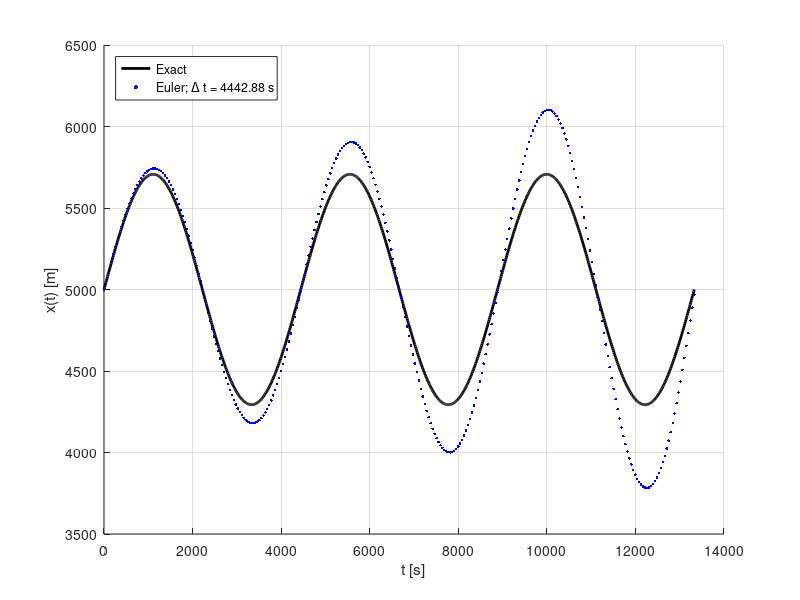
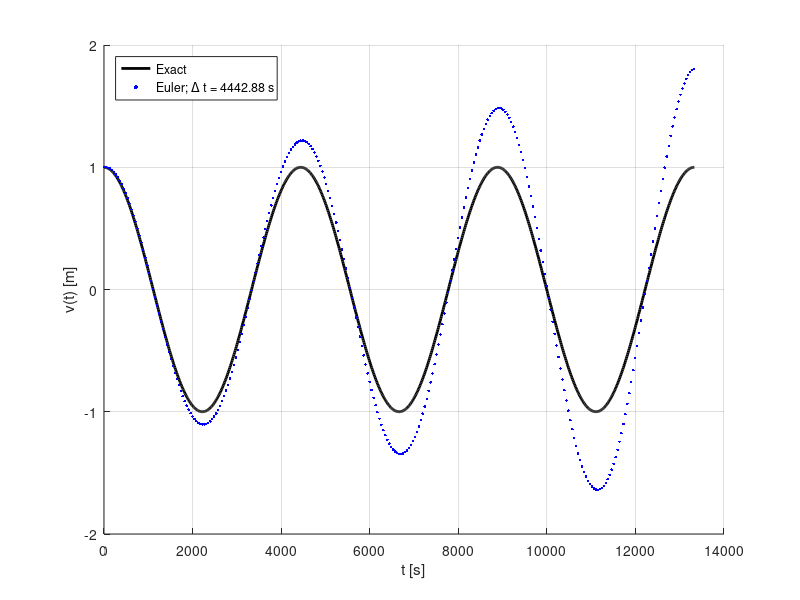
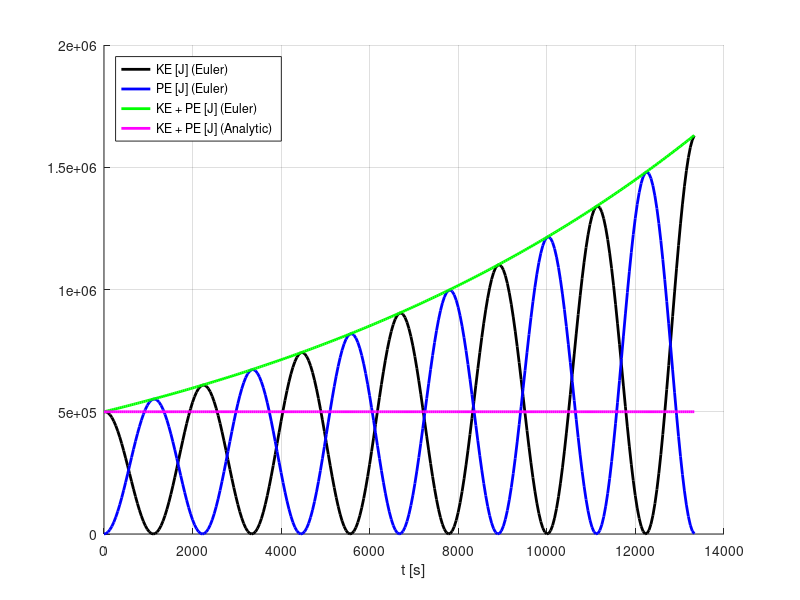

MATLAB code for these plots, in order:
clear;

% dv/dt = -2*k*(x-x10)/m
% dx/dt = v
%
% x(0) = xo
% dx/dt|_{t=0} = vo

m  = 10^6;  % kg
vo = 1;     % m/s
xo = 5000;  % m
k  = 1;     % N/m
E  = (0.5*m*vo^2);
A  = sqrt(E/k);

% Exact solution (not requested in problem statement)
w  = sqrt(2*k/m);
T  = 2*pi/w;
te = linspace(0,3*T,1000);
xe = xo + A*sin(w*te);
ve = vo*cos(w*te);

%%%%%%%%%%%%%%%%%%%%%%%%%%%%%%%%%%%%%%%%%%%%%%%%%%%%%%%
% Forward Euler solution
%%%%%%%%%%%%%%%%%%%%%%%%%%%%%%%%%%%%%%%%%%%%%%%%%%%%%%%
% Choose Dt to be much smaller than period T
Dt = T/100;
t = [0:Dt:3*T];

v(1) = vo;
x(1) = xo;

for i = 1:length(t)-1
    x(i+1) = x(i) + Dt*v(i);
    v(i+1) = v(i) - Dt*(2*k/m)*(x(i)-xo);
end

KE = 0.5*m*v.^2;
PE = 0.5*(2*k)*(x-xo).^2;

%%%%%%%%%%%%%%%%%%%%%%%%%%%%%%%%%%%%%%%%%%%%%%%%%%%%%%%
figure(1);clf;grid on;hold on;
   plot(te,xe,'k','LineWidth',2);
   plot(NaN,NaN,'b.','MarkerSize',10); % So dot is larger in legend
   plot(t,x,'b.');
   xlabel('t [s]');
   ylabel('x(t) [m]');
   legend('Exact',sprintf('Euler; \\Delta t = %g s',T),...
       'Location','NorthWest');
%%%%%%%%%%%%%%%%%%%%%%%%%%%%%%%%%%%%%%%%%%%%%%%%%%%%%%%

%%%%%%%%%%%%%%%%%%%%%%%%%%%%%%%%%%%%%%%%%%%%%%%%%%%%%%%
figure(2);clf;grid on;hold on;
   plot(te,ve,'k','LineWidth',2);
   plot(NaN,NaN,'b.','MarkerSize',10); % So dot is larger in legend
   plot(t,v,'b.');
   xlabel('t [s]');
   ylabel('v(t) [m]');
   legend('Exact',sprintf('Euler; \\Delta t = %g s',T),...
       'Location','NorthWest');
%%%%%%%%%%%%%%%%%%%%%%%%%%%%%%%%%%%%%%%%%%%%%%%%%%%%%%%

%%%%%%%%%%%%%%%%%%%%%%%%%%%%%%%%%%%%%%%%%%%%%%%%%%%%%%%
figure(3);clf;grid on;hold on;
   plot(t,KE,'k','LineWidth',2);
   plot(t,PE,'b','LineWidth',2);
   plot(t,KE+PE,'g','LineWidth',2);
   plot(t,E*ones(size(t)),'m','LineWidth',2);
   xlabel('t [s]');
   legend('KE [J] (Euler)','PE [J] (Euler)',...
       'KE + PE [J] (Euler)','KE + PE [J] (Analytic)',...
       'Location','NorthWest');
%%%%%%%%%%%%%%%%%%%%%%%%%%%%%%%%%%%%%%%%%%%%%%%%%%%%%%%
